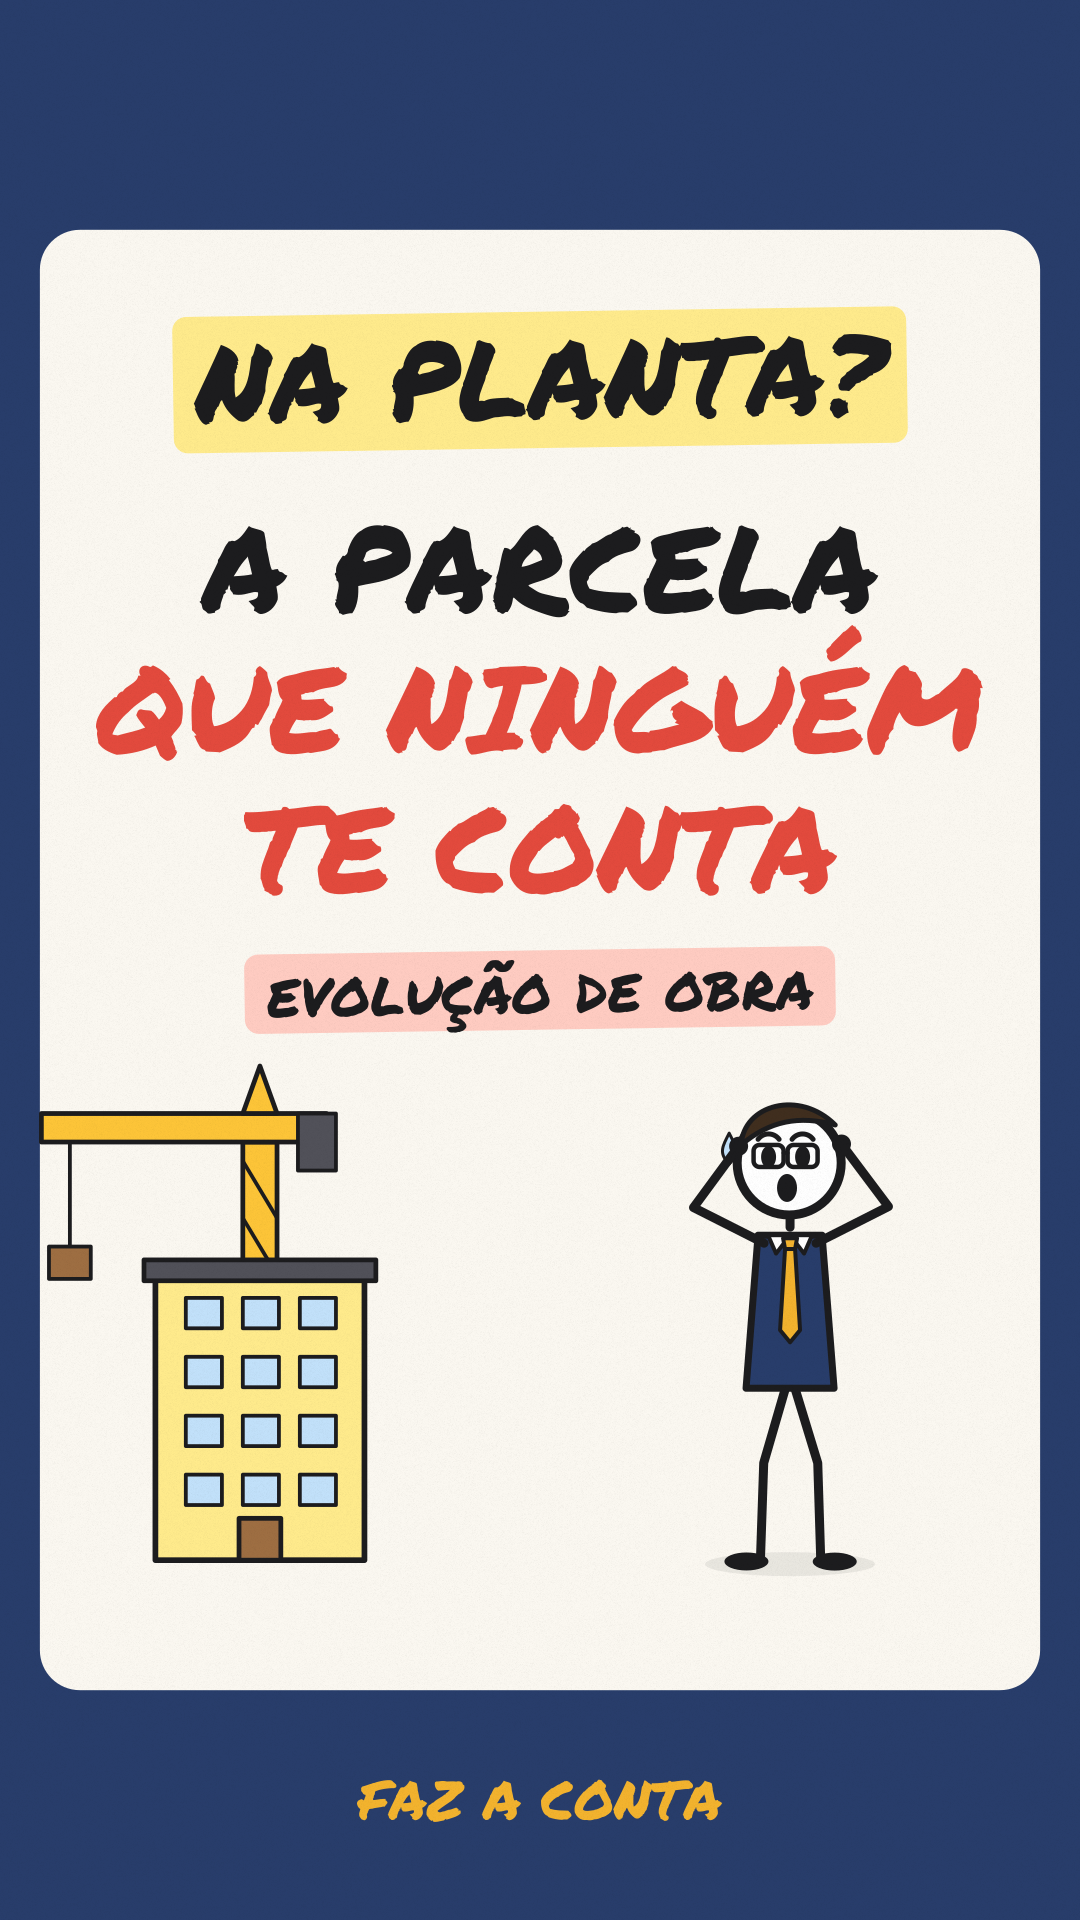

The Python source for this figure:
"""Capa do TikTok (1080x1920). A grade do perfil corta para 3:4: o essencial fica entre y 260 e 1660.
    python render.py stills videos/planta-mcmv/capa.py out/capas 10"""
from engine import *  # noqa

VERTICAL = True


def capa(c, t):
    rgb(c, NAVY); c.paint()
    rrect(c, 40, 230, 1000, 1460, 40); fs(c, PAPER, 0)
    c.save(); c.translate(540, 380); hl(c, "NA PLANTA?", 0, 0, 110, LYELLOW); c.restore()
    text(c, "A PARCELA", 540, 570, 120, MARKER, INK)
    text(c, "QUE NINGUÉM", 540, 710, 120, MARKER, RED)
    text(c, "TE CONTA", 540, 850, 120, MARKER, RED)
    c.save(); c.translate(540, 990); hl(c, "evolução de obra", 0, 0, 64, (1, 0.8, 0.76)); c.restore()
    c.save(); c.translate(260, 1560); c.scale(0.95, 0.95); crane(c); apartment(c, LYELLOW, None, 4); c.restore()
    hero(c, 10, 790, 1560, 1.0, [(0, "head")], [(0, "shocked")], look=-0.6)
    text(c, "FAZ A CONTA", 540, 1800, 54, MARKER, GOLD)


SCENES = [(0.0, 999.0, capa)]
